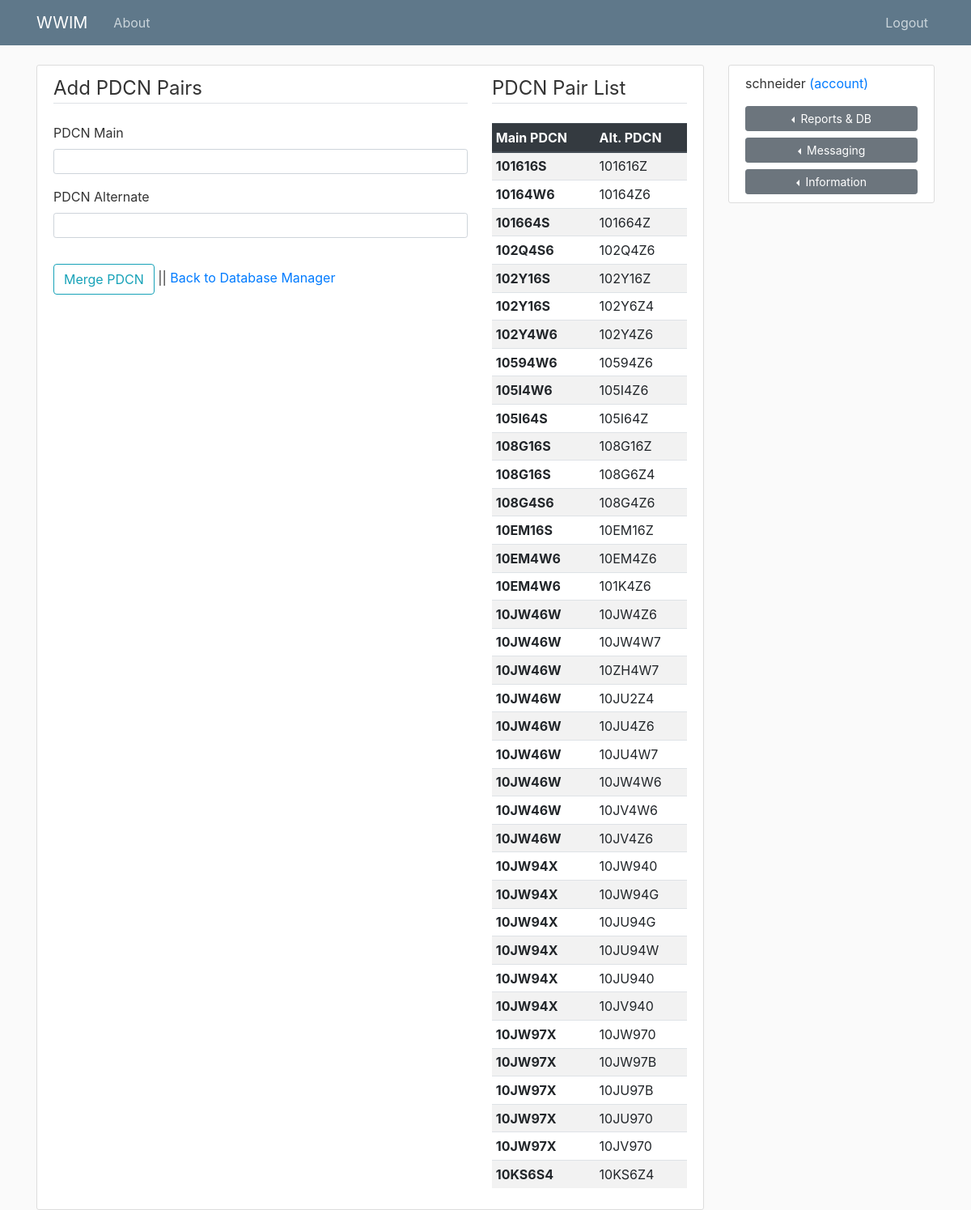
Page /pdcn_pair_add (signed in) on the committed database.
### forecastapp/db_mgmt/models.py (models this page shows, shortened)
class MergedPdcn(db.Model):
    id = db.Column(db.Integer, primary_key=True)
    pdcnMain = db.Column(db.String(7), nullable=False)
    pdcnAlt = db.Column(db.String(7), nullable=False)
    date_added = db.Column(db.DateTime, nullable=False, default=datetime.utcnow)
    user_id = db.Column(db.Integer, db.ForeignKey('user.id'), nullable=False)

### forecastapp/models.py (models this page shows, shortened)
class User(db.Model, UserMixin):
    id = db.Column(db.Integer, primary_key=True)
    username = db.Column(db.String(20), unique=True, nullable=False)
    email = db.Column(db.String(120), unique=True, nullable=False)
    image_file = db.Column(db.String(20), nullable=False, default='default.jpg')
    password = db.Column(db.String(60), nullable=False)
    posts = db.relationship('Post', backref='author', lazy=True)
    pdcnPairs = db.relationship('MergedPdcn', backref='author', lazy=True)

### forecastapp/db_mgmt/routes.py (the view, shortened to what this page needs)
@db_mgmt.route("/pdcn_pair_add", methods=['GET', 'POST'])
@login_required
def pdcn_pair_add():
    form = PdcnMergeAdd()
    pdcnPairList = MergedPdcn.query.order_by(MergedPdcn.pdcnMain.asc())
    return render_template('pdcn_pair_add.html', title='Add PDCN Pairs',
    form=form, pdcnPairList=pdcnPairList)

### forecastapp/db_mgmt/forms.py (shortened to what this page needs)
class PdcnMergeAdd(FlaskForm):
    pdcnMain = StringField('PDCN Main',
                           validators=[DataRequired(), Length(min=7, max=7)])
    pdcnAlt = StringField('PDCN Alternate',
                           validators=[DataRequired(), Length(min=7, max=7)])
    submit = SubmitField('Merge PDCN')

### forecastapp/models.py (called while the page is built)
@login_manager.user_loader
def load_user(user_id):
    return User.query.get(int(user_id))

### forecastapp/templates/pdcn_pair_add.html (shortened to what this page needs)
{% extends "layout.html" %}
{% block content %}
    <div class="content-section">
      <div class="row">
        <div class="col-md-8">
          <legend class="border-bottom mb-4">Add PDCN Pairs</legend>
          <form method="POST" action="">
              <fieldset class="form-group">
                  <div class="form-group">
                      {{ form.pdcnMain.label(class="form-control-label") }}
                      {% if form.pdcnMain.errors %}
                          {{ form.pdcnMain(class="form-control form-control-sm is-invalid") }}
                          <div class="invalid-feedback">
                              {% for error in form.pdcnMain.errors %}
                                  <span>{{ error }}</span>
                              {% endfor %}
                          </div>
                      {% else %}
                          {{ form.pdcnMain(class="form-control form-control-sm") }}
                      {% endif %}
                  </div>
                  <div class="form-group">
                      {{ form.pdcnAlt.label(class="form-control-label") }}
                      {% if form.pdcnAlt.errors %}
                          {{ form.pdcnAlt(class="form-control form-control-sm is-invalid") }}
                          <div class="invalid-feedback">
                              {% for error in form.pdcnAlt.errors %}
                                  <span>{{ error }}</span>
                              {% endfor %}
                          </div>
                      {% else %}
                          {{ form.pdcnAlt(class="form-control form-control-sm") }}
                      {% endif %}
                  </div>
              </fieldset>
              <div class="form-group">
                  {{ form.submit(class="btn btn-outline-info") }} ||
                  <a href="{{ url_for('db_mgmt.db_manager') }}">Back to Database Manager</a>
              </div>
          </form>
        </div>
        <div class="col-md-4">
          <legend class="border-bottom mb-4">PDCN Pair List</legend>
            <table class="table table-striped table-sm table-hover">
              <thead class="thead-dark">
                <tr>
                  <th scope="col">Main PDCN</th>
                  <th scope="col">Alt. PDCN</th>
                </tr>
              </thead>
              <tbody>
                {% for pdcnPair in pdcnPairList %}
                <tr>
                  <th scope="row">
                    {{ pdcnPair.pdcnMain }}
                  </th>
                  <td>{{ pdcnPair.pdcnAlt }}</td>
                </tr>
                {% endfor %}
              </tbody>
            </table>
        </div>
      </div>
    </div>
{% endblock content %}

### forecastapp/templates/layout.html (shortened to what this page needs)
<!DOCTYPE html>
<html>
<head>
    <link rel="stylesheet" href="https://stackpath.bootstrapcdn.com/bootstrap/4.5.0/css/bootstrap.min.css">
    <link rel="stylesheet" type="text/css" href="{{ url_for('static', filename='main.css') }}">
</head>
<body>
    <header class="site-header">
      <nav class="navbar navbar-expand-md navbar-dark bg-steel fixed-top">
        <div class="container">
          <a class="navbar-brand mr-4" href="{{ url_for('main.home') }}">WWIM</a>
          <div class="collapse navbar-collapse" id="navbarToggle">
            {% if current_user.is_authenticated %}
            <div class="navbar-nav mr-auto">
              <a class="nav-item nav-link" href="{{ url_for('main.about') }}">About</a>
            </div>
            <div class="navbar-nav">
              <a class="nav-item nav-link" href="{{ url_for('users.logout') }}">Logout</a>
            </div>
            {% else %}
              <div class="navbar-nav ml-auto">
                <a class="nav-item nav-link" href="#">Click to Request Access</a>
              </div>
            {% endif %}
            </div>
          </div>
      </nav>
    </header>
    <main role="main" class="container">
      <div class="row">
        <div class="col-md-9">
          {% block content %}{% endblock %}
        </div>
        {% if current_user.is_authenticated %}
        <div class="col-md-3">
          <div class="content-section">
            <p class="font-weight-normal">{{ current_user.username }} <a href="{{ url_for('users.account') }}">(account)</a></p>
            <div class="btn-group dropleft btn-block">
              <button type="button" class="btn btn-secondary btn-sm dropdown-toggle btn-block" data-toggle="dropdown" aria-haspopup="true" aria-expanded="false">
                Reports & DB
              </button>
            </div>
            <div class="btn-group dropleft btn-block">
              <button type="button" class="btn btn-secondary btn-sm dropdown-toggle btn-block" data-toggle="dropdown" aria-haspopup="true" aria-expanded="false">
                Messaging
              </button>
            </div>
            <div class="btn-group dropleft btn-block">
              <button type="button" class="btn btn-secondary btn-sm dropdown-toggle btn-block" data-toggle="dropdown" aria-haspopup="true" aria-expanded="false">
                Information
              </button>
            </div>
          </div>
        </div>
        {% endif %}
      </div>
    </main>
</body>
</html>

### forecastapp/static/main.css (style rules this page uses)
body { background: #fafafa; color: #333333; margin-top: 5rem; }
.bg-steel { background-color: #5f788a; }
.site-header .navbar-nav .nav-link { color: #cbd5db; }
.content-section { background: #ffffff; padding: 10px 20px; border: 1px solid #dddddd; border-radius: 3px; margin-bottom: 20px; }

### rows in the picture
MergedPdcn: pdcnMain "101616S", pdcnAlt "101616Z"
MergedPdcn: pdcnMain "10164W6", pdcnAlt "10164Z6"
MergedPdcn: pdcnMain "101664S", pdcnAlt "101664Z"
MergedPdcn: pdcnMain "102Q4S6", pdcnAlt "102Q4Z6"
MergedPdcn: pdcnMain "102Y16S", pdcnAlt "102Y16Z"
MergedPdcn: pdcnMain "102Y16S", pdcnAlt "102Y6Z4"
MergedPdcn: pdcnMain "102Y4W6", pdcnAlt "102Y4Z6"
MergedPdcn: pdcnMain "10594W6", pdcnAlt "10594Z6"
MergedPdcn: pdcnMain "105I4W6", pdcnAlt "105I4Z6"
MergedPdcn: pdcnMain "105I64S", pdcnAlt "105I64Z"
MergedPdcn: pdcnMain "108G16S", pdcnAlt "108G16Z"
MergedPdcn: pdcnMain "108G16S", pdcnAlt "108G6Z4"
MergedPdcn: pdcnMain "108G4S6", pdcnAlt "108G4Z6"
MergedPdcn: pdcnMain "10EM16S", pdcnAlt "10EM16Z"
MergedPdcn: pdcnMain "10EM4W6", pdcnAlt "10EM4Z6"
MergedPdcn: pdcnMain "10EM4W6", pdcnAlt "101K4Z6"
MergedPdcn: pdcnMain "10JW46W", pdcnAlt "10JW4Z6"
MergedPdcn: pdcnMain "10JW46W", pdcnAlt "10JW4W7"
MergedPdcn: pdcnMain "10JW46W", pdcnAlt "10ZH4W7"
MergedPdcn: pdcnMain "10JW46W", pdcnAlt "10JU2Z4"
MergedPdcn: pdcnMain "10JW46W", pdcnAlt "10JU4Z6"
MergedPdcn: pdcnMain "10JW46W", pdcnAlt "10JU4W7"
MergedPdcn: pdcnMain "10JW46W", pdcnAlt "10JW4W6"
MergedPdcn: pdcnMain "10JW46W", pdcnAlt "10JV4W6"
MergedPdcn: pdcnMain "10JW46W", pdcnAlt "10JV4Z6"
MergedPdcn: pdcnMain "10JW94X", pdcnAlt "10JW940"
MergedPdcn: pdcnMain "10JW94X", pdcnAlt "10JW94G"
MergedPdcn: pdcnMain "10JW94X", pdcnAlt "10JU94G"
MergedPdcn: pdcnMain "10JW94X", pdcnAlt "10JU94W"
MergedPdcn: pdcnMain "10JW94X", pdcnAlt "10JU940"
MergedPdcn: pdcnMain "10JW94X", pdcnAlt "10JV940"
MergedPdcn: pdcnMain "10JW97X", pdcnAlt "10JW970"
MergedPdcn: pdcnMain "10JW97X", pdcnAlt "10JW97B"
MergedPdcn: pdcnMain "10JW97X", pdcnAlt "10JU97B"
MergedPdcn: pdcnMain "10JW97X", pdcnAlt "10JU970"
MergedPdcn: pdcnMain "10JW97X", pdcnAlt "10JV970"
MergedPdcn: pdcnMain "10KS6S4", pdcnAlt "10KS6Z4"
User: username "schneider"
